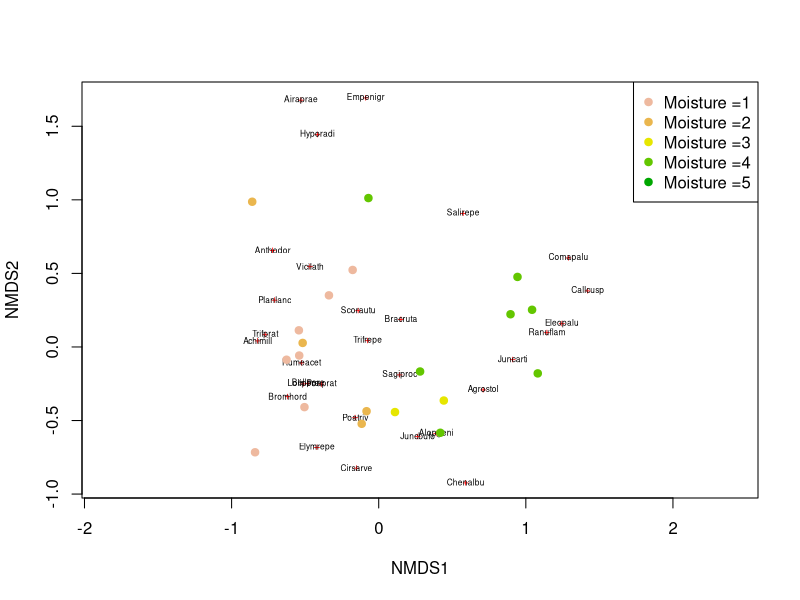
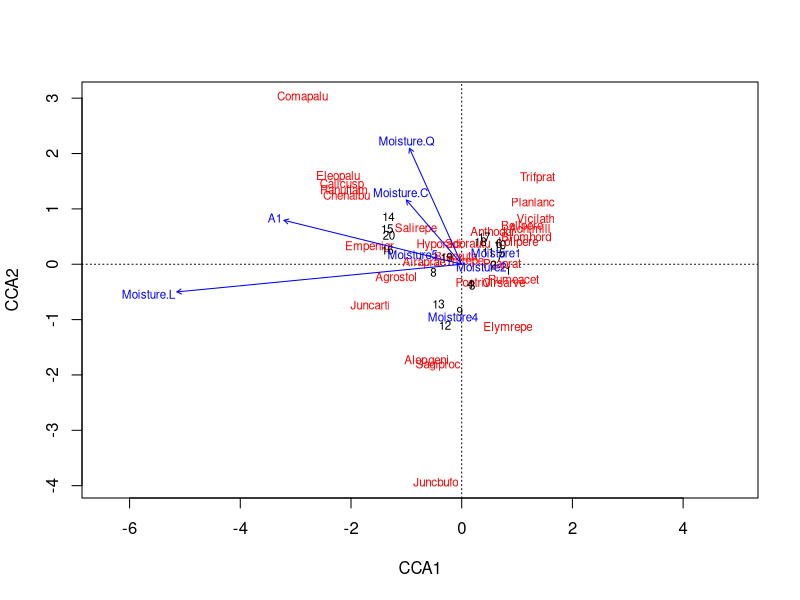

Generate these figures, in order, with R:
## ---- chunk 1
library(vegan)
data(dune)
data(dune.env)
?dune

#NMDS
dune_mds = metaMDS(dune, distance = "bray")
plot(dune_mds)
text(dune_mds, "sp", cex=.5) # generate vector of colors

color_vect = rev(terrain.colors(6))[-1]
points(dune_mds, "sites", pch=19, col=color_vect[dune.env$Moisture])
legend('topright', paste("Moisture =", 1:5, sep=''), col=color_vect, pch=19)

#Higher moisture species and lower moisture species seem to be clustered together. It would be nice to make a biplot to see how the moisture gradient shows up on this plot, and to see if there's a relationship (i.e. does the presence of one high moisture species explain the presence of another? not sure if I phrased that correctly).

#CCA
dune.moist = dune.env[,c(1,2)] #just get moistures (and A1?)
dune_cca = cca(dune ~.,dune.moist) #could do with all of the variables but it's messy
summary(dune_cca)
plot(dune_cca, scaling = 1)

#Not sure if I did this right. It doesn't look like there are distinct groups.
## ---- chunk 2

